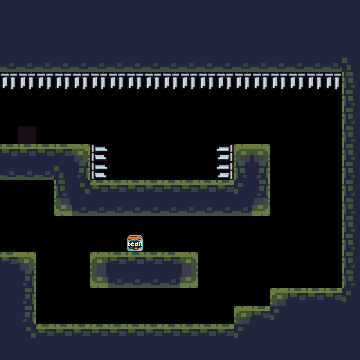

Below is a game level as drawn by its tile map, then a one-line description and the .tmx file that defines it, in full:
An orthogonal 20x20 tile map with 18x18 px tiles, 1 tile layer (Tile Layer 1).

<map version="1.10" tiledversion="1.10.2" orientation="orthogonal" renderorder="right-down" width="20" height="20" tilewidth="18" tileheight="18" infinite="0" nextlayerid="3" nextobjectid="1">
 <editorsettings>
  <export target="maps/level5.csv" format="csv" />
 </editorsettings>
 <tileset firstgid="1" source="tileMap.tsx" />
 <layer id="1" name="Tile Layer 1" width="20" height="20">
  <data encoding="csv">
22,22,22,22,22,22,22,22,22,22,22,22,22,22,22,22,22,22,22,22,
22,22,22,22,22,22,22,22,22,22,22,22,22,22,22,22,22,22,22,22,
22,22,22,22,22,22,22,22,22,22,22,22,22,22,22,22,22,22,22,22,
2,2,2,2,2,2,2,2,2,2,2,2,2,2,2,2,2,2,2,3,
32,32,32,32,32,32,32,32,32,32,32,32,32,32,32,32,32,32,32,23,
4,0,0,0,0,0,0,0,0,0,0,0,0,0,0,0,0,0,0,23,
4,0,0,0,0,0,0,0,0,0,0,0,0,0,0,0,0,0,0,23,
4,8,0,0,0,0,0,0,0,0,0,0,0,0,0,0,0,0,0,23,
42,42,42,42,25,12,0,0,0,0,0,0,11,26,25,0,0,0,0,23,
2,2,2,3,21,12,0,0,0,0,0,0,11,23,21,0,0,0,0,23,
0,0,0,23,41,42,42,42,42,42,42,42,42,43,21,0,0,0,0,23,
0,0,0,6,2,2,2,2,2,2,2,2,2,2,5,0,0,0,0,23,
0,0,0,0,0,0,0,0,0,0,0,0,0,0,0,0,0,0,0,23,
0,0,0,0,0,0,0,28,0,0,0,0,0,0,0,0,0,0,0,23,
42,25,0,0,0,26,42,42,42,42,25,0,0,0,0,0,0,0,0,23,
22,21,0,0,0,6,2,2,2,2,5,0,0,0,0,0,0,0,0,23,
22,21,0,0,0,0,0,0,0,0,0,0,0,0,0,26,42,42,42,43,
22,21,0,0,0,0,0,0,0,0,0,0,0,26,42,43,22,22,22,22,
22,41,42,42,42,42,42,42,42,42,42,42,42,43,22,22,22,22,22,22,
22,22,22,22,22,22,22,22,22,22,22,22,22,22,22,22,22,22,22,22
</data>
 </layer>
 <objectgroup id="2" name="Object Layer 1" />
</map>